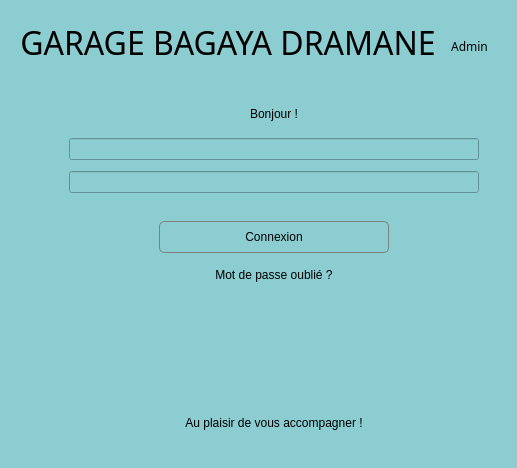
      <widget class="QWidget" name="connexion_sec">
       <property name="styleSheet">
        <string notr="true">background-color: rgb(140, 205, 209);</string>
       </property>
       <layout class="QGridLayout" name="gridLayout">
        <item row="0" column="0">
         <widget class="QWidget" name="widget_18" native="true">
          <layout class="QHBoxLayout" name="horizontalLayout_14" stretch="8,1">
           <item>
            <widget class="QLabel" name="label_16">
             <property name="font">
              <font>
               <family>Berlin Sans FB</family>
               <pointsize>24</pointsize>
               <weight>50</weight>
               <bold>false</bold>
              </font>
             </property>
             <property name="text">
              <string>GARAGE BAGAYA DRAMANE</string>
             </property>
             <property name="alignment">
              <set>Qt::AlignCenter</set>
             </property>
            </widget>
           </item>
           <item>
            <widget class="QWidget" name="widget_26" native="true">
             <layout class="QVBoxLayout" name="verticalLayout_28">
              <property name="spacing">
               <number>2</number>
              </property>
              <property name="topMargin">
               <number>1</number>
              </property>
              <item>
               <widget class="QPushButton" name="pushButton_23">
                <property name="styleSheet">
                 <string notr="true">border: none;</string>
                </property>
                <property name="text">
                 <string/>
                </property>
                <property name="icon">
                 <iconset resource="icon.qrc">
                  <normaloff>:/icons/admin.png</normaloff>:/icons/admin.png</iconset>
                </property>
                <property name="iconSize">
                 <size>
                  <width>50</width>
                  <height>50</height>
                 </size>
                </property>
               </widget>
              </item>
              <item>
               <widget class="QLabel" name="label_15">
                <property name="font">
                 <font>
                  <family>Montserrat Medium</family>
                  <pointsize>9</pointsize>
                  <weight>50</weight>
                  <bold>false</bold>
                 </font>
                </property>
                <property name="text">
                 <string>Admin</string>
                </property>
                <property name="alignment">
                 <set>Qt::AlignCenter</set>
                </property>
               </widget>
              </item>
             </layout>
            </widget>
           </item>
          </layout>
         </widget>
        </item>
        <item row="1" column="0">
         <widget class="QWidget" name="widget_20" native="true">
          <layout class="QHBoxLayout" name="horizontalLayout_18">
           <item>
            <widget class="QWidget" name="widget_27" native="true">
             <layout class="QVBoxLayout" name="verticalLayout_34">
              <item>
               <widget class="QLabel" name="label_20">
                <property name="maximumSize">
                 <size>
                  <width>589</width>
                  <height>419</height>
                 </size>
                </property>
                <property name="text">
                 <string/>
                </property>
                <property name="pixmap">
                 <pixmap>images/volvo.jpeg</pixmap>
                </property>
                <property name="scaledContents">
                 <bool>true</bool>
                </property>
               </widget>
              </item>
             </layout>
            </widget>
           </item>
           <item>
            <widget class="QWidget" name="widget_28" native="true">
             <layout class="QVBoxLayout" name="verticalLayout_32">
              <item>
               <widget class="QWidget" name="widget_29" native="true">
                <property name="styleSheet">
                 <string notr="true">background-color: rgb(65, 124, 129);


QLineEdit{
	color: rgb(0, 0, 0);
	font: 57 12pt &quot;Montserrat Medium&quot;;
	height: 20px;
	border: 1px solid grey;
	border-radius: 5px;
	padding: 5px;
	background-color: rgb(140, 205, 209);
	color: #000000;
	font-weight: bold;
	font-size: 16px;
	align: center
}

QPushButton{
	background-color: rgb(140, 205, 209);
	border: 1px solid grey;
	border-radius: 5px;
	height: 30px;
}</string>
                </property>
                <layout class="QVBoxLayout" name="verticalLayout_31" stretch="0,2,0,1,0,2,0,0">
                 <item>
                  <widget class="QLabel" name="label_18">
                   <property name="text">
                    <string>Bonjour !</string>
                   </property>
                   <property name="alignment">
                    <set>Qt::AlignCenter</set>
                   </property>
                  </widget>
                 </item>
                 <item>
                  <spacer name="verticalSpacer_37">
                   <property name="orientation">
                    <enum>Qt::Vertical</enum>
                   </property>
                   <property name="sizeHint" stdset="0">
                    <size>
                     <width>20</width>
                     <height>11</height>
                    </size>
                   </property>
                  </spacer>
                 </item>
                 <item>
                  <widget class="QLineEdit" name="lineEdit_48"/>
                 </item>
                 <item>
                  <spacer name="verticalSpacer_38">
                   <property name="orientation">
                    <enum>Qt::Vertical</enum>
                   </property>
                   <property name="sizeHint" stdset="0">
                    <size>
                     <width>20</width>
                     <height>5</height>
                    </size>
                   </property>
                  </spacer>
                 </item>
                 <item>
                  <widget class="QLineEdit" name="lineEdit_49"/>
                 </item>
                 <item>
                  <spacer name="verticalSpacer_35">
                   <property name="orientation">
                    <enum>Qt::Vertical</enum>
                   </property>
                   <property name="sizeHint" stdset="0">
                    <size>
                     <width>20</width>
                     <height>11</height>
                    </size>
                   </property>
                  </spacer>
                 </item>
                 <item>
                  <widget class="QWidget" name="widget_31" native="true">
                   <layout class="QVBoxLayout" name="verticalLayout_30">
                    <property name="leftMargin">
                     <number>90</number>
                    </property>
                    <property name="topMargin">
                     <number>11</number>
                    </property>
                    <property name="rightMargin">
                     <number>90</number>
                    </property>
                    <item>
                     <widget class="QPushButton" name="pushButton_24">
                      <property name="text">
                       <string>Connexion</string>
                      </property>
                     </widget>
                    </item>
                   </layout>
                  </widget>
                 </item>
                 <item>
                  <widget class="QLabel" name="label_19">
                   <property name="text">
                    <string>Mot de passe oublié ?</string>
                   </property>
                   <property name="alignment">
                    <set>Qt::AlignCenter</set>
                   </property>
                  </widget>
                 </item>
                </layout>
               </widget>
              </item>
              <item>
               <spacer name="verticalSpacer_36">
                <property name="orientation">
                 <enum>Qt::Vertical</enum>
                </property>
                <property name="sizeHint" stdset="0">
                 <size>
                  <width>20</width>
                  <height>110</height>
                 </size>
                </property>
               </spacer>
              </item>
              <item>
               <widget class="QWidget" name="widget_30" native="true">
                <layout class="QVBoxLayout" name="verticalLayout_29">
                 <item>
                  <widget class="QLabel" name="label_17">
                   <property name="text">
                    <string>Au plaisir de vous accompagner !</string>
                   </property>
                   <property name="alignment">
                    <set>Qt::AlignCenter</set>
                   </property>
                  </widget>
                 </item>
                </layout>
               </widget>
              </item>
             </layout>
            </widget>
           </item>
          </layout>
         </widget>
        </item>
       </layout>
      </widget>
